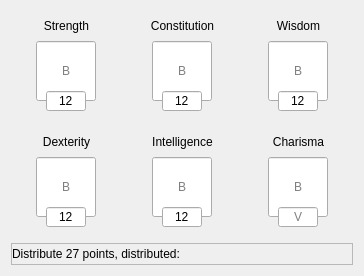
             <widget class="QFrame" name="characteristicBox">
              <property name="enabled">
               <bool>true</bool>
              </property>
              <property name="focusPolicy">
               <enum>Qt::NoFocus</enum>
              </property>
              <property name="acceptDrops">
               <bool>false</bool>
              </property>
              <property name="styleSheet">
               <string notr="true">font: 12pt &quot;Eberron&quot;;</string>
              </property>
              <layout class="QGridLayout" name="gridLayout_10">
               <item row="1" column="1">
                <widget class="QFrame" name="intelligenceBox">
                 <property name="minimumSize">
                  <size>
                   <width>110</width>
                   <height>110</height>
                  </size>
                 </property>
                 <property name="styleSheet">
                  <string notr="true">font: 12pt &quot;Eberron&quot;;</string>
                 </property>
                 <widget class="QLineEdit" name="intelligence">
                  <property name="geometry">
                   <rect>
                    <x>35</x>
                    <y>80</y>
                    <width>40</width>
                    <height>20</height>
                   </rect>
                  </property>
                  <property name="accessibleName">
                   <string>intelligence</string>
                  </property>
                  <property name="accessibleDescription">
                   <string>base</string>
                  </property>
                  <property name="styleSheet">
                   <string notr="true">font: 14pt &quot;Eberron&quot;;</string>
                  </property>
                  <property name="text">
                   <string>12</string>
                  </property>
                  <property name="maxLength">
                   <number>2</number>
                  </property>
                  <property name="alignment">
                   <set>Qt::AlignCenter</set>
                  </property>
                  <property name="placeholderText">
                   <string>V</string>
                  </property>
                 </widget>
                 <widget class="QLineEdit" name="intelligenceBonus">
                  <property name="geometry">
                   <rect>
                    <x>25</x>
                    <y>30</y>
                    <width>60</width>
                    <height>60</height>
                   </rect>
                  </property>
                  <property name="accessibleName">
                   <string>intelligenceBonus</string>
                  </property>
                  <property name="accessibleDescription">
                   <string>bonus</string>
                  </property>
                  <property name="styleSheet">
                   <string notr="true">font: 18pt &quot;Eberron&quot;;</string>
                  </property>
                  <property name="text">
                   <string/>
                  </property>
                  <property name="maxLength">
                   <number>2</number>
                  </property>
                  <property name="alignment">
                   <set>Qt::AlignCenter</set>
                  </property>
                  <property name="readOnly">
                   <bool>true</bool>
                  </property>
                  <property name="placeholderText">
                   <string>B</string>
                  </property>
                 </widget>
                 <widget class="QLabel" name="intelligenceLabel">
                  <property name="geometry">
                   <rect>
                    <x>0</x>
                    <y>0</y>
                    <width>111</width>
                    <height>30</height>
                   </rect>
                  </property>
                  <property name="sizePolicy">
                   <sizepolicy hsizetype="Preferred" vsizetype="Fixed">
                    <horstretch>0</horstretch>
                    <verstretch>0</verstretch>
                   </sizepolicy>
                  </property>
                  <property name="minimumSize">
                   <size>
                    <width>0</width>
                    <height>30</height>
                   </size>
                  </property>
                  <property name="maximumSize">
                   <size>
                    <width>16777215</width>
                    <height>30</height>
                   </size>
                  </property>
                  <property name="styleSheet">
                   <string notr="true">font: 12pt &quot;Eberron&quot;;</string>
                  </property>
                  <property name="text">
                   <string>Intelligence</string>
                  </property>
                  <property name="alignment">
                   <set>Qt::AlignCenter</set>
                  </property>
                  <property name="textInteractionFlags">
                   <set>Qt::NoTextInteraction</set>
                  </property>
                 </widget>
                 <zorder>intelligenceBonus</zorder>
                 <zorder>intelligenceLabel</zorder>
                 <zorder>intelligence</zorder>
                </widget>
               </item>
               <item row="1" column="2">
                <widget class="QFrame" name="charismaBox">
                 <property name="minimumSize">
                  <size>
                   <width>110</width>
                   <height>110</height>
                  </size>
                 </property>
                 <property name="styleSheet">
                  <string notr="true">font: 12pt &quot;Eberron&quot;;</string>
                 </property>
                 <widget class="QLineEdit" name="charisma">
                  <property name="geometry">
                   <rect>
                    <x>35</x>
                    <y>80</y>
                    <width>40</width>
                    <height>20</height>
                   </rect>
                  </property>
                  <property name="accessibleName">
                   <string>charisma</string>
                  </property>
                  <property name="accessibleDescription">
                   <string>base</string>
                  </property>
                  <property name="styleSheet">
                   <string notr="true">font: 14pt &quot;Eberron&quot;;</string>
                  </property>
                  <property name="text">
                   <string/>
                  </property>
                  <property name="maxLength">
                   <number>2</number>
                  </property>
                  <property name="alignment">
                   <set>Qt::AlignCenter</set>
                  </property>
                  <property name="placeholderText">
                   <string>V</string>
                  </property>
                 </widget>
                 <widget class="QLineEdit" name="charismaBonus">
                  <property name="geometry">
                   <rect>
                    <x>25</x>
                    <y>30</y>
                    <width>60</width>
                    <height>60</height>
                   </rect>
                  </property>
                  <property name="accessibleName">
                   <string>charismaBonus</string>
                  </property>
                  <property name="accessibleDescription">
                   <string>bonus</string>
                  </property>
                  <property name="styleSheet">
                   <string notr="true">font: 18pt &quot;Eberron&quot;;</string>
                  </property>
                  <property name="text">
                   <string/>
                  </property>
                  <property name="maxLength">
                   <number>2</number>
                  </property>
                  <property name="alignment">
                   <set>Qt::AlignCenter</set>
                  </property>
                  <property name="readOnly">
                   <bool>true</bool>
                  </property>
                  <property name="placeholderText">
                   <string>B</string>
                  </property>
                 </widget>
                 <widget class="QLabel" name="charismaLabel">
                  <property name="geometry">
                   <rect>
                    <x>0</x>
                    <y>0</y>
                    <width>111</width>
                    <height>30</height>
                   </rect>
                  </property>
                  <property name="sizePolicy">
                   <sizepolicy hsizetype="Preferred" vsizetype="Fixed">
                    <horstretch>0</horstretch>
                    <verstretch>0</verstretch>
                   </sizepolicy>
                  </property>
                  <property name="minimumSize">
                   <size>
                    <width>0</width>
                    <height>30</height>
                   </size>
                  </property>
                  <property name="maximumSize">
                   <size>
                    <width>16777215</width>
                    <height>30</height>
                   </size>
                  </property>
                  <property name="styleSheet">
                   <string notr="true">font: 12pt &quot;Eberron&quot;;</string>
                  </property>
                  <property name="text">
                   <string>Charisma</string>
                  </property>
                  <property name="alignment">
                   <set>Qt::AlignCenter</set>
                  </property>
                  <property name="textInteractionFlags">
                   <set>Qt::NoTextInteraction</set>
                  </property>
                 </widget>
                 <zorder>charismaBonus</zorder>
                 <zorder>charismaLabel</zorder>
                 <zorder>charisma</zorder>
                </widget>
               </item>
               <item row="0" column="0">
                <widget class="QFrame" name="strengthtBox">
                 <property name="minimumSize">
                  <size>
                   <width>110</width>
                   <height>110</height>
                  </size>
                 </property>
                 <property name="styleSheet">
                  <string notr="true">font: 12pt &quot;Eberron&quot;;</string>
                 </property>
                 <widget class="QLineEdit" name="strength">
                  <property name="geometry">
                   <rect>
                    <x>35</x>
                    <y>80</y>
                    <width>40</width>
                    <height>20</height>
                   </rect>
                  </property>
                  <property name="accessibleName">
                   <string>strength</string>
                  </property>
                  <property name="accessibleDescription">
                   <string>base</string>
                  </property>
                  <property name="styleSheet">
                   <string notr="true">font: 14pt &quot;Eberron&quot;;</string>
                  </property>
                  <property name="text">
                   <string>12</string>
                  </property>
                  <property name="maxLength">
                   <number>2</number>
                  </property>
                  <property name="alignment">
                   <set>Qt::AlignCenter</set>
                  </property>
                  <property name="placeholderText">
                   <string>V</string>
                  </property>
                 </widget>
                 <widget class="QLineEdit" name="strengthBonus">
                  <property name="geometry">
                   <rect>
                    <x>25</x>
                    <y>30</y>
                    <width>60</width>
                    <height>60</height>
                   </rect>
                  </property>
                  <property name="accessibleName">
                   <string>strengthBonus</string>
                  </property>
                  <property name="accessibleDescription">
                   <string>bonus</string>
                  </property>
                  <property name="styleSheet">
                   <string notr="true">font: 18pt &quot;Eberron&quot;;</string>
                  </property>
                  <property name="text">
                   <string/>
                  </property>
                  <property name="maxLength">
                   <number>2</number>
                  </property>
                  <property name="alignment">
                   <set>Qt::AlignCenter</set>
                  </property>
                  <property name="readOnly">
                   <bool>true</bool>
                  </property>
                  <property name="placeholderText">
                   <string>B</string>
                  </property>
                 </widget>
                 <widget class="QLabel" name="strengthLabel">
                  <property name="geometry">
                   <rect>
                    <x>0</x>
                    <y>0</y>
                    <width>111</width>
                    <height>30</height>
                   </rect>
                  </property>
                  <property name="sizePolicy">
                   <sizepolicy hsizetype="Preferred" vsizetype="Fixed">
                    <horstretch>0</horstretch>
                    <verstretch>0</verstretch>
                   </sizepolicy>
                  </property>
                  <property name="minimumSize">
                   <size>
                    <width>0</width>
                    <height>30</height>
                   </size>
                  </property>
                  <property name="maximumSize">
                   <size>
                    <width>16777215</width>
                    <height>30</height>
                   </size>
                  </property>
                  <property name="styleSheet">
                   <string notr="true">font: 12pt &quot;Eberron&quot;;</string>
                  </property>
                  <property name="text">
                   <string>Strength</string>
                  </property>
                  <property name="alignment">
                   <set>Qt::AlignCenter</set>
                  </property>
                  <property name="textInteractionFlags">
                   <set>Qt::NoTextInteraction</set>
                  </property>
                 </widget>
                 <zorder>strengthBonus</zorder>
                 <zorder>strengthLabel</zorder>
                 <zorder>strength</zorder>
                </widget>
               </item>
               <item row="0" column="1">
                <widget class="QFrame" name="consitutionBox">
                 <property name="minimumSize">
                  <size>
                   <width>110</width>
                   <height>110</height>
                  </size>
                 </property>
                 <property name="styleSheet">
                  <string notr="true">font: 12pt &quot;Eberron&quot;;</string>
                 </property>
                 <widget class="QLineEdit" name="constitution">
                  <property name="geometry">
                   <rect>
                    <x>35</x>
                    <y>80</y>
                    <width>40</width>
                    <height>20</height>
                   </rect>
                  </property>
                  <property name="accessibleName">
                   <string>constitution</string>
                  </property>
                  <property name="accessibleDescription">
                   <string>base</string>
                  </property>
                  <property name="styleSheet">
                   <string notr="true">font: 14pt &quot;Eberron&quot;;</string>
                  </property>
                  <property name="text">
                   <string>12</string>
                  </property>
                  <property name="maxLength">
                   <number>2</number>
                  </property>
                  <property name="alignment">
                   <set>Qt::AlignCenter</set>
                  </property>
                  <property name="placeholderText">
                   <string>V</string>
                  </property>
                 </widget>
                 <widget class="QLineEdit" name="constitutionBonus">
                  <property name="geometry">
                   <rect>
                    <x>25</x>
                    <y>30</y>
                    <width>60</width>
                    <height>60</height>
                   </rect>
                  </property>
                  <property name="accessibleName">
                   <string>constitutionBonus</string>
                  </property>
                  <property name="accessibleDescription">
                   <string>bonus</string>
                  </property>
                  <property name="styleSheet">
                   <string notr="true">font: 18pt &quot;Eberron&quot;;</string>
                  </property>
                  <property name="text">
                   <string/>
                  </property>
                  <property name="maxLength">
                   <number>2</number>
                  </property>
                  <property name="alignment">
                   <set>Qt::AlignCenter</set>
                  </property>
                  <property name="readOnly">
                   <bool>true</bool>
                  </property>
                  <property name="placeholderText">
                   <string>B</string>
                  </property>
                 </widget>
                 <widget class="QLabel" name="constitiutionLabel">
                  <property name="geometry">
                   <rect>
                    <x>0</x>
                    <y>0</y>
                    <width>111</width>
                    <height>30</height>
                   </rect>
                  </property>
                  <property name="sizePolicy">
                   <sizepolicy hsizetype="Preferred" vsizetype="Fixed">
                    <horstretch>0</horstretch>
                    <verstretch>0</verstretch>
                   </sizepolicy>
                  </property>
                  <property name="minimumSize">
                   <size>
                    <width>0</width>
                    <height>30</height>
                   </size>
                  </property>
                  <property name="maximumSize">
                   <size>
                    <width>16777215</width>
                    <height>30</height>
                   </size>
                  </property>
                  <property name="styleSheet">
                   <string notr="true">font: 12pt &quot;Eberron&quot;;</string>
                  </property>
                  <property name="text">
                   <string>Constitution</string>
                  </property>
                  <property name="alignment">
                   <set>Qt::AlignCenter</set>
                  </property>
                  <property name="textInteractionFlags">
                   <set>Qt::NoTextInteraction</set>
                  </property>
                 </widget>
                 <zorder>constitutionBonus</zorder>
                 <zorder>constitiutionLabel</zorder>
                 <zorder>constitution</zorder>
                </widget>
               </item>
               <item row="0" column="2">
                <widget class="QFrame" name="wisdomBox">
                 <property name="minimumSize">
                  <size>
                   <width>110</width>
                   <height>110</height>
                  </size>
                 </property>
                 <property name="styleSheet">
                  <string notr="true">font: 12pt &quot;Eberron&quot;;</string>
                 </property>
                 <widget class="QLineEdit" name="wisdom">
                  <property name="geometry">
                   <rect>
                    <x>35</x>
                    <y>80</y>
                    <width>40</width>
                    <height>20</height>
                   </rect>
                  </property>
                  <property name="accessibleName">
                   <string>wisdom</string>
                  </property>
                  <property name="accessibleDescription">
                   <string>base</string>
                  </property>
                  <property name="styleSheet">
                   <string notr="true">font: 14pt &quot;Eberron&quot;;</string>
                  </property>
                  <property name="text">
                   <string>12</string>
                  </property>
                  <property name="maxLength">
                   <number>2</number>
                  </property>
                  <property name="alignment">
                   <set>Qt::AlignCenter</set>
                  </property>
                  <property name="placeholderText">
                   <string>V</string>
                  </property>
                 </widget>
                 <widget class="QLineEdit" name="wisdomBonus">
                  <property name="geometry">
                   <rect>
                    <x>25</x>
                    <y>30</y>
                    <width>60</width>
                    <height>60</height>
                   </rect>
                  </property>
                  <property name="accessibleName">
                   <string>wisdomBonus</string>
                  </property>
                  <property name="accessibleDescription">
                   <string>bonus</string>
                  </property>
                  <property name="styleSheet">
                   <string notr="true">font: 18pt &quot;Eberron&quot;;</string>
                  </property>
                  <property name="text">
                   <string/>
                  </property>
                  <property name="maxLength">
                   <number>2</number>
                  </property>
                  <property name="alignment">
                   <set>Qt::AlignCenter</set>
                  </property>
                  <property name="readOnly">
                   <bool>true</bool>
                  </property>
                  <property name="placeholderText">
                   <string>B</string>
                  </property>
                 </widget>
                 <widget class="QLabel" name="wisdomLabel">
                  <property name="geometry">
                   <rect>
                    <x>0</x>
                    <y>0</y>
                    <width>111</width>
                    <height>30</height>
                   </rect>
                  </property>
                  <property name="sizePolicy">
                   <sizepolicy hsizetype="Preferred" vsizetype="Fixed">
                    <horstretch>0</horstretch>
                    <verstretch>0</verstretch>
                   </sizepolicy>
                  </property>
                  <property name="minimumSize">
                   <size>
                    <width>0</width>
                    <height>30</height>
                   </size>
                  </property>
                  <property name="maximumSize">
                   <size>
                    <width>16777215</width>
                    <height>30</height>
                   </size>
                  </property>
                  <property name="styleSheet">
                   <string notr="true">font: 12pt &quot;Eberron&quot;;</string>
                  </property>
                  <property name="text">
                   <string>Wisdom</string>
                  </property>
                  <property name="alignment">
                   <set>Qt::AlignCenter</set>
                  </property>
                  <property name="textInteractionFlags">
                   <set>Qt::NoTextInteraction</set>
                  </property>
                 </widget>
                 <zorder>wisdomBonus</zorder>
                 <zorder>wisdomLabel</zorder>
                 <zorder>wisdom</zorder>
                </widget>
               </item>
               <item row="1" column="0">
                <widget class="QFrame" name="dexterityBox">
                 <property name="minimumSize">
                  <size>
                   <width>110</width>
                   <height>110</height>
                  </size>
                 </property>
                 <property name="styleSheet">
                  <string notr="true">font: 12pt &quot;Eberron&quot;;</string>
                 </property>
                 <widget class="QLineEdit" name="dexterity">
                  <property name="geometry">
                   <rect>
                    <x>35</x>
                    <y>80</y>
                    <width>40</width>
                    <height>20</height>
                   </rect>
                  </property>
                  <property name="accessibleName">
                   <string>dexterity</string>
                  </property>
                  <property name="accessibleDescription">
                   <string>base</string>
                  </property>
                  <property name="styleSheet">
                   <string notr="true">font: 14pt &quot;Eberron&quot;;</string>
                  </property>
                  <property name="text">
                   <string>12</string>
                  </property>
                  <property name="maxLength">
                   <number>2</number>
                  </property>
                  <property name="alignment">
                   <set>Qt::AlignCenter</set>
                  </property>
                  <property name="placeholderText">
                   <string>V</string>
                  </property>
                 </widget>
                 <widget class="QLineEdit" name="dexterityBonus">
                  <property name="geometry">
                   <rect>
                    <x>25</x>
                    <y>30</y>
                    <width>60</width>
                    <height>60</height>
                   </rect>
                  </property>
                  <property name="accessibleName">
                   <string>dexterityBonus</string>
                  </property>
                  <property name="accessibleDescription">
                   <string>bonus</string>
                  </property>
                  <property name="styleSheet">
                   <string notr="true">font: 18pt &quot;Eberron&quot;;</string>
                  </property>
                  <property name="text">
                   <string/>
                  </property>
                  <property name="maxLength">
                   <number>2</number>
                  </property>
                  <property name="alignment">
                   <set>Qt::AlignCenter</set>
                  </property>
                  <property name="readOnly">
                   <bool>true</bool>
                  </property>
                  <property name="placeholderText">
                   <string>B</string>
                  </property>
                 </widget>
                 <widget class="QLabel" name="dexterityLabel">
                  <property name="geometry">
                   <rect>
                    <x>0</x>
                    <y>0</y>
                    <width>111</width>
                    <height>30</height>
                   </rect>
                  </property>
                  <property name="sizePolicy">
                   <sizepolicy hsizetype="Preferred" vsizetype="Fixed">
                    <horstretch>0</horstretch>
                    <verstretch>0</verstretch>
                   </sizepolicy>
                  </property>
                  <property name="minimumSize">
                   <size>
                    <width>0</width>
                    <height>30</height>
                   </size>
                  </property>
                  <property name="maximumSize">
                   <size>
                    <width>16777215</width>
                    <height>30</height>
                   </size>
                  </property>
                  <property name="styleSheet">
                   <string notr="true">font: 12pt &quot;Eberron&quot;;</string>
                  </property>
                  <property name="text">
                   <string>Dexterity</string>
                  </property>
                  <property name="alignment">
                   <set>Qt::AlignCenter</set>
                  </property>
                  <property name="textInteractionFlags">
                   <set>Qt::NoTextInteraction</set>
                  </property>
                 </widget>
                 <zorder>dexterityBonus</zorder>
                 <zorder>dexterityLabel</zorder>
                 <zorder>dexterity</zorder>
                </widget>
               </item>
               <item row="2" column="0" colspan="3">
                <widget class="QFrame" name="pointsBox">
                 <property name="frameShape">
                  <enum>QFrame::StyledPanel</enum>
                 </property>
                 <property name="frameShadow">
                  <enum>QFrame::Raised</enum>
                 </property>
                 <layout class="QGridLayout" name="gridLayout_12">
                  <property name="leftMargin">
                   <number>0</number>
                  </property>
                  <property name="topMargin">
                   <number>0</number>
                  </property>
                  <property name="bottomMargin">
                   <number>0</number>
                  </property>
                  <property name="spacing">
                   <number>0</number>
                  </property>
                  <item row="0" column="0">
                   <widget class="QLabel" name="characteristicSumMax">
                    <property name="styleSheet">
                     <string notr="true">font: 13pt &quot;Eberron&quot;;</string>
                    </property>
                    <property name="text">
                     <string>Distribute 27 points, distributed:</string>
                    </property>
                    <property name="alignment">
                     <set>Qt::AlignCenter</set>
                    </property>
                   </widget>
                  </item>
                  <item row="0" column="1">
                   <widget class="QLabel" name="characteristicSum">
                    <property name="minimumSize">
                     <size>
                      <width>0</width>
                      <height>20</height>
                     </size>
                    </property>
                    <property name="styleSheet">
                     <string notr="true">font: 14pt &quot;Eberron&quot;;</string>
                    </property>
                    <property name="text">
                     <string/>
                    </property>
                    <property name="alignment">
                     <set>Qt::AlignCenter</set>
                    </property>
                   </widget>
                  </item>
                 </layout>
                </widget>
               </item>
              </layout>
             </widget>
